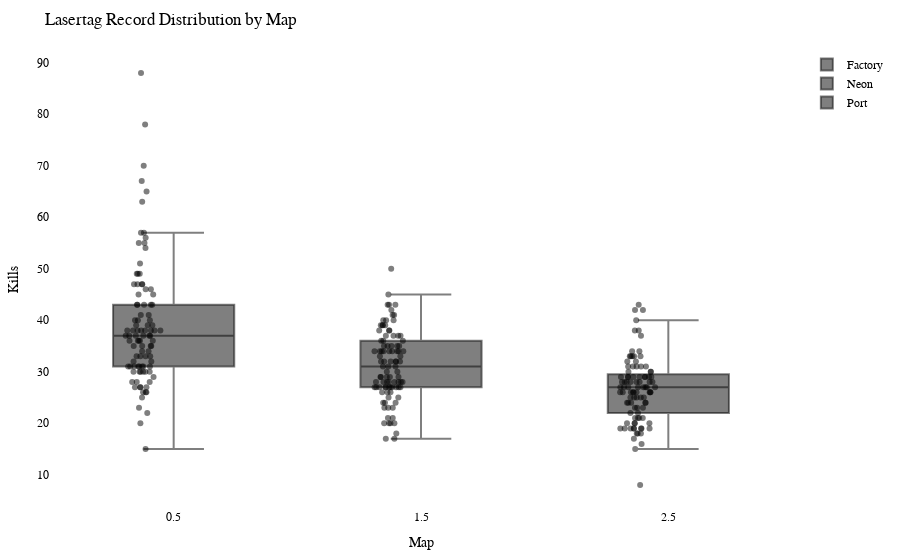

Write notebook code for a chart like this one.
### Code cell
import plotly.graph_objects as go
import plotly.io as pio

df = getRecordsDataframe(minigame="Lasertag")

# Calculate the offset for centering the data points
num_columns = len(df.columns)
offset = 0.5

# Create a Swarm plot using Plotly
fig = go.Figure()

for i, column in enumerate(df.columns):
    x_values = [i + offset] * len(df[column])  # Adjust x-values with offset for horizontal centering
    fig.add_trace(go.Box(x=x_values,
                         y=df[column],
                         name=column,
                         boxpoints='all',
                         pointpos=-0.5,  # Adjust point position to prevent overlapping
                         marker=dict(color='rgba(0,0,0,0.5)', size=6),  # Adjust marker color and size
                         hovertext=df.index,
                         hoverinfo='text+y'))

fig.update_layout(title="Lasertag Record Distribution by Map",
                  xaxis=dict(title="Map"),
                  yaxis=dict(title="Kills"),
                  showlegend=True,
                  font=dict(family="Arial", size=12, color="black"),  # Customize font
                  plot_bgcolor="white",  # Set background color
                  margin=dict(l=50, r=50, t=50, b=50),  # Adjust margins for better layout
                  )

pio.show(fig)

pio.write_html(fig, "out/laser_swarm_plot.html")

### Figure 1 — Plotly figure (JSON) as saved in the notebook; plotly's stock layout.template omitted (floating-point values rounded to 4 significant figures)
{"data": [{"boxpoints": "all", "hoverinfo": "text+y", "hovertext": ["20LeRe10", "agowskyy", "Anni808", "Axollotel", "BacardiSprite", "bawskey", "BusinessBent", "ByNetherdude", "byTobi", "cediiiiii_10", "Chander24", "Chrisi20101", "crocodile1870", "cxl1lo", "DarkCobweb", "deadfiight", "DerBaumIstDerWeg", "Dokkkkko", "Ex4cted", "Falke23_5", "Feinberg", "Fflopse", "ForceFox", "Freeeedom", "frutigall", "GamemasterNiki", "GeneralEnte06", "Gerrygames", "Gobo9", "GrafikKatze", "Grapfen", "Gummibearchen", "H1ghsay", "h4nnes", "Harold_Sensemann", "HerrDante", "Jan2220", "JennieKim", "jimmi1410", "JOW23", "Joy_8oy", "JustK1lling", "KakaMC", "Kanickelul", "Kokochampi", "Kokochampo", "Krusti", "Kyuudo", "LeWi_100", "Livgo", "lizsyy", "LordAlexos", "Lubotter2009", "Luis_XYZ", "M0orey_0", "marbrueck", "Martomias", "Mincheeen", "MrNulfred", "Mvsk_", "Nexilus", "Ninivee", "officialryzon", "Oronor", "PedroZockt", "Picutar", "PixlNight", "PolizeiDreamy", "Radattel", "Raefinzs", "Ritokii", "rXzEr_Justin", "Sackkerl", "SB387", "schmaarek", "ScreamingBlatz", "Sebi1801", "Seemops_8", "Sey__", "Shiewk", "Snitcherella", "SpeckyCut", "StaudammAusHolz", "Tomiokey", "tsuneee", "twitchparaskiill", "Txlentierter", "Umgfoin", "WirdNichtGeladen", "Wissender", "xBaumeisterin", "xX_Dima_ggg_Xx6", "xX_Masha_ggg_Xx9", "ymq_", "yzvm", "zTotito", "_n3d", "_Waldi_"], "marker": {"color": "rgba(0,0,0,0.5)", "size": 6}, "name": "Factory", "pointpos": -0.5, "type": "box", "x": [0.5, 0.5, 0.5, 0.5, 0.5, 0.5, 0.5, 0.5, 0.5, 0.5, 0.5, 0.5, 0.5, 0.5, 0.5, 0.5, 0.5, 0.5, 0.5, 0.5, 0.5, 0.5, 0.5, 0.5, 0.5, 0.5, 0.5, 0.5, 0.5, 0.5, 0.5, 0.5, 0.5, 0.5, 0.5, 0.5, 0.5, 0.5, 0.5, 0.5, 0.5, 0.5, 0.5, 0.5, 0.5, 0.5, 0.5, 0.5, 0.5, 0.5, 0.5, 0.5, 0.5, 0.5, 0.5, 0.5, 0.5, 0.5, 0.5, 0.5, 0.5, 0.5, 0.5, 0.5, 0.5, 0.5, 0.5, 0.5, 0.5, 0.5, 0.5, 0.5, 0.5, 0.5, 0.5, 0.5, 0.5, 0.5, 0.5, 0.5, 0.5, 0.5, 0.5, 0.5, 0.5, 0.5, 0.5, 0.5, 0.5, 0.5, 0.5, 0.5, 0.5, 0.5, 0.5, 0.5, 0.5, 0.5], "y": [26, 39, 26, 37, 57, 63, 38, 31, 36, 55, 27, 33, 27, 22, 39, 31, 35, 28, 78, 38, 26, 70, 34, 38, 57, 31, 36, 47, 47, 40, 43, 45, 31, 67, 43, 88, 38, 33, 30, 65, 27, 30, 40, 15, 37, 37, 49, 37, 35, 43, 49, 43, 37, 32, 30, 45, 46, 38, 34, 31, 38, 31, 25, 40, 47, 37, 29, 36, 35, 28, 56, 39, 43, 20, 41, 38, 33, 30, 49, 32, 28, 30, 35, 36, 55, 46, 31, 30, 41, 31, 36, 27, 23, 54, 51, 38, 47, 33]}, {"boxpoints": "all", "hoverinfo": "text+y", "hovertext": ["20LeRe10", "agowskyy", "Anni808", "Axollotel", "BacardiSprite", "bawskey", "BusinessBent", "ByNetherdude", "byTobi", "cediiiiii_10", "Chander24", "Chrisi20101", "crocodile1870", "cxl1lo", "DarkCobweb", "deadfiight", "DerBaumIstDerWeg", "Dokkkkko", "Ex4cted", "Falke23_5", "Feinberg", "Fflopse", "ForceFox", "Freeeedom", "frutigall", "GamemasterNiki", "GeneralEnte06", "Gerrygames", "Gobo9", "GrafikKatze", "Grapfen", "Gummibearchen", "H1ghsay", "h4nnes", "Harold_Sensemann", "HerrDante", "Jan2220", "JennieKim", "jimmi1410", "JOW23", "Joy_8oy", "JustK1lling", "KakaMC", "Kanickelul", "Kokochampi", "Kokochampo", "Krusti", "Kyuudo", "LeWi_100", "Livgo", "lizsyy", "LordAlexos", "Lubotter2009", "Luis_XYZ", "M0orey_0", "marbrueck", "Martomias", "Mincheeen", "MrNulfred", "Mvsk_", "Nexilus", "Ninivee", "officialryzon", "Oronor", "PedroZockt", "Picutar", "PixlNight", "PolizeiDreamy", "Radattel", "Raefinzs", "Ritokii", "rXzEr_Justin", "Sackkerl", "SB387", "schmaarek", "ScreamingBlatz", "Sebi1801", "Seemops_8", "Sey__", "Shiewk", "Snitcherella", "SpeckyCut", "StaudammAusHolz", "Tomiokey", "tsuneee", "twitchparaskiill", "Txlentierter", "Umgfoin", "WirdNichtGeladen", "Wissender", "xBaumeisterin", "xX_Dima_ggg_Xx6", "xX_Masha_ggg_Xx9", "ymq_", "yzvm", "zTotito", "_n3d", "_Waldi_"], "marker": {"color": "rgba(0,0,0,0.5)", "size": 6}, "name": "Neon", "pointpos": -0.5, "type": "box", "x": [1.5, 1.5, 1.5, 1.5, 1.5, 1.5, 1.5, 1.5, 1.5, 1.5, 1.5, 1.5, 1.5, 1.5, 1.5, 1.5, 1.5, 1.5, 1.5, 1.5, 1.5, 1.5, 1.5, 1.5, 1.5, 1.5, 1.5, 1.5, 1.5, 1.5, 1.5, 1.5, 1.5, 1.5, 1.5, 1.5, 1.5, 1.5, 1.5, 1.5, 1.5, 1.5, 1.5, 1.5, 1.5, 1.5, 1.5, 1.5, 1.5, 1.5, 1.5, 1.5, 1.5, 1.5, 1.5, 1.5, 1.5, 1.5, 1.5, 1.5, 1.5, 1.5, 1.5, 1.5, 1.5, 1.5, 1.5, 1.5, 1.5, 1.5, 1.5, 1.5, 1.5, 1.5, 1.5, 1.5, 1.5, 1.5, 1.5, 1.5, 1.5, 1.5, 1.5, 1.5, 1.5, 1.5, 1.5, 1.5, 1.5, 1.5, 1.5, 1.5, 1.5, 1.5, 1.5, 1.5, 1.5, 1.5], "y": [20, 34, 27, 35, 35, 32, 28, 29, 26, 41, 17, 27, 27, 17, 39, 28, 38, 18, 39, 34, 21, 45, 20, 36, 36, 28, 27, 39, 43, 34, 40, 35, 28, 34, 29, 50, 31, 28, 23, 43, 25, 31, 37, 24, 21, 34, 35, 27, 32, 23, 36, 32, 26, 23, 27, 32, 28, 41, 28, 40, 27, 29, null, 40, 43, 32, 27, 29, 27, 25, 34, 28, 31, 20, 37, 38, 32, 30, 27, 26, 27, 24, 34, 37, 34, 39, null, 30, 33, 34, 24, 29, 20, 38, 42, 35, 37, 33]}, {"boxpoints": "all", "hoverinfo": "text+y", "hovertext": ["20LeRe10", "agowskyy", "Anni808", "Axollotel", "BacardiSprite", "bawskey", "BusinessBent", "ByNetherdude", "byTobi", "cediiiiii_10", "Chander24", "Chrisi20101", "crocodile1870", "cxl1lo", "DarkCobweb", "deadfiight", "DerBaumIstDerWeg", "Dokkkkko", "Ex4cted", "Falke23_5", "Feinberg", "Fflopse", "ForceFox", "Freeeedom", "frutigall", "GamemasterNiki", "GeneralEnte06", "Gerrygames", "Gobo9", "GrafikKatze", "Grapfen", "Gummibearchen", "H1ghsay", "h4nnes", "Harold_Sensemann", "HerrDante", "Jan2220", "JennieKim", "jimmi1410", "JOW23", "Joy_8oy", "JustK1lling", "KakaMC", "Kanickelul", "Kokochampi", "Kokochampo", "Krusti", "Kyuudo", "LeWi_100", "Livgo", "lizsyy", "LordAlexos", "Lubotter2009", "Luis_XYZ", "M0orey_0", "marbrueck", "Martomias", "Mincheeen", "MrNulfred", "Mvsk_", "Nexilus", "Ninivee", "officialryzon", "Oronor", "PedroZockt", "Picutar", "PixlNight", "PolizeiDreamy", "Radattel", "Raefinzs", "Ritokii", "rXzEr_Justin", "Sackkerl", "SB387", "schmaarek", "ScreamingBlatz", "Sebi1801", "Seemops_8", "Sey__", "Shiewk", "Snitcherella", "SpeckyCut", "StaudammAusHolz", "Tomiokey", "tsuneee", "twitchparaskiill", "Txlentierter", "Umgfoin", "WirdNichtGeladen", "Wissender", "xBaumeisterin", "xX_Dima_ggg_Xx6", "xX_Masha_ggg_Xx9", "ymq_", "yzvm", "zTotito", "_n3d", "_Waldi_"], "marker": {"color": "rgba(0,0,0,0.5)", "size": 6}, "name": "Port", "pointpos": -0.5, "type": "box", "x": [2.5, 2.5, 2.5, 2.5, 2.5, 2.5, 2.5, 2.5, 2.5, 2.5, 2.5, 2.5, 2.5, 2.5, 2.5, 2.5, 2.5, 2.5, 2.5, 2.5, 2.5, 2.5, 2.5, 2.5, 2.5, 2.5, 2.5, 2.5, 2.5, 2.5, 2.5, 2.5, 2.5, 2.5, 2.5, 2.5, 2.5, 2.5, 2.5, 2.5, 2.5, 2.5, 2.5, 2.5, 2.5, 2.5, 2.5, 2.5, 2.5, 2.5, 2.5, 2.5, 2.5, 2.5, 2.5, 2.5, 2.5, 2.5, 2.5, 2.5, 2.5, 2.5, 2.5, 2.5, 2.5, 2.5, 2.5, 2.5, 2.5, 2.5, 2.5, 2.5, 2.5, 2.5, 2.5, 2.5, 2.5, 2.5, 2.5, 2.5, 2.5, 2.5, 2.5, 2.5, 2.5, 2.5, 2.5, 2.5, 2.5, 2.5, 2.5, 2.5, 2.5, 2.5, 2.5, 2.5, 2.5, 2.5], "y": [19, 24, 20, 25, 29, 30, 26, 19, 20, 33, 19, 29, 25, 18, 28, 24, 28, 15, 33, 25, 24, 43, 16, 34, 38, 27, 26, 29, 37, 27, 38, 31, 27, 33, 28, 40, 27, 23, 27, 42, 33, 8, 25, null, 17, 24, 26, 22, 31, 26, 33, 30, 28, 22, 27, 25, 31, 28, 26, 19, 29, 24, 29, 31, 42, 26, 21, 23, 19, 27, 18, 29, 29, 18, 29, 28, null, 20, 32, 26, 20, 21, 21, 26, 31, 27, 19, 30, 26, 28, 19, 23, 19, 29, 28, 32, 34, 21]}], "layout": {"font": {"color": "black", "family": "Arial", "size": 12}, "margin": {"b": 50, "l": 50, "r": 50, "t": 50}, "plot_bgcolor": "white", "showlegend": true, "title": {"text": "Lasertag Record Distribution by Map"}, "xaxis": {"title": {"text": "Map"}}, "yaxis": {"title": {"text": "Kills"}}}}
